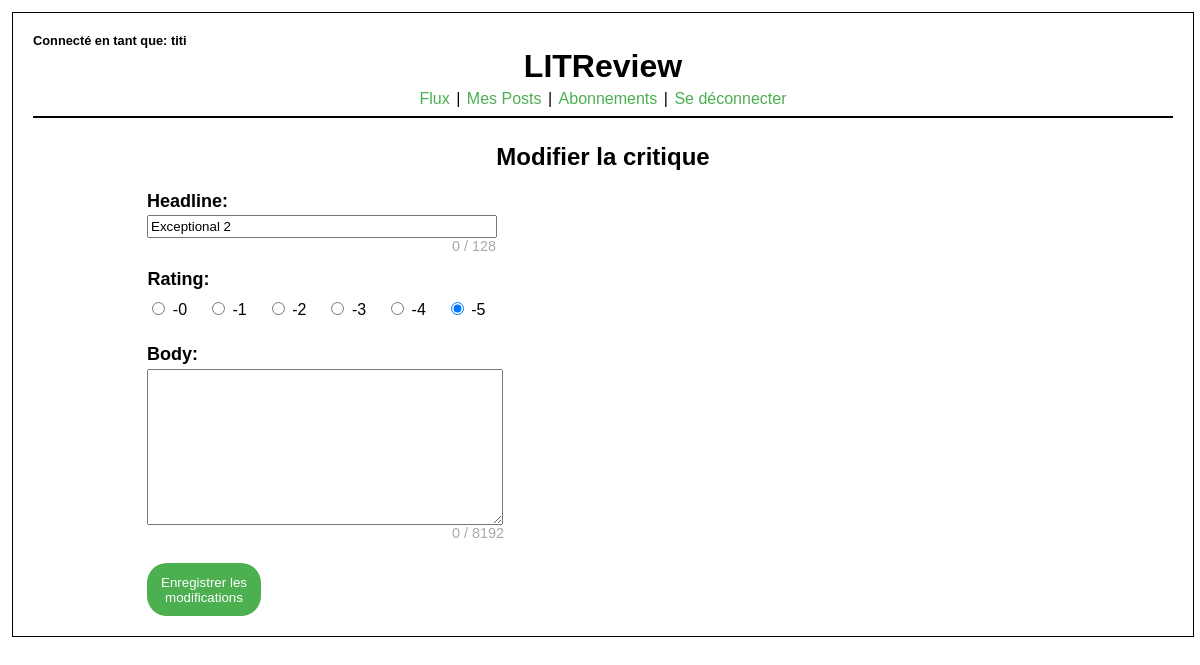
/edit_review/4/ (signed in), run on an earlier commit of the app's database.
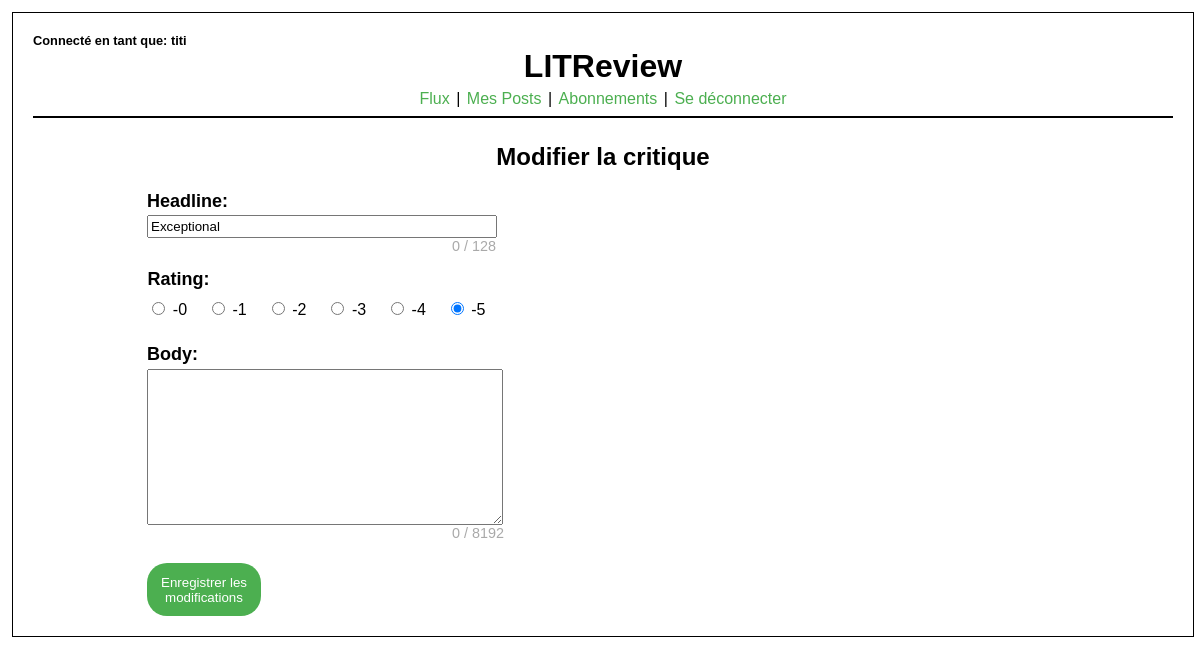
And on a later commit of the database.
### actions_users/models.py (models this page shows)
class BasePost(models.Model):
    time_created = models.DateTimeField(auto_now_add=True)
    user = models.ForeignKey(to=settings.AUTH_USER_MODEL, on_delete=models.CASCADE)
    class Meta:
        abstract = True

class Review(BasePost):
    headline = models.CharField(max_length=128, null=True, blank=True)
    body = models.TextField(
        max_length=8192, null=True, blank=True
    )  # Body peut être vide
    ticket = models.ForeignKey(
        to=Ticket, on_delete=models.CASCADE
    )  # Lien vers le ticket associé
    rating = models.PositiveSmallIntegerField(
        validators=[MinValueValidator(0), MaxValueValidator(5)]
    )

### actions_users/views.py (the view)
# urls.py: path("edit_review/<int:review_id>/", actions_view.edit_review, name="edit_review"),
@login_required
def edit_review(request, review_id):
    review = get_object_or_404(Review, id=review_id)
    if request.method == "POST":
        review_form = ReviewForm(request.POST, request.FILES, instance=review)
        if review_form.is_valid():
            review_form.save()
            return redirect("my_post")
    else:
        review_form = ReviewForm(instance=review)
    return render(request, "user_edit_review.html", {"review_form": review_form})

### actions_users/forms.py
class ReviewForm(forms.ModelForm):
    class Meta:
        model = Review
        fields = ["headline", "rating", "body"]
        widgets = {
            "rating": forms.RadioSelect(
                choices=[
                    (0, " -0"),
                    (1, " -1"),
                    (2, " -2"),
                    (3, " -3"),
                    (4, " -4"),
                    (5, " -5"),
                ],
            )
        }

### actions_users/templates/user_edit_review.html (shortened to what this page needs)
{% extends 'user_actions_base.html' %}
{% load static %}
{% block content %}
<link rel="stylesheet" href="{% static 'actions_users/css/user_create_post.css' %}" />
<h2>Modifier la critique</h2>
<form method="post" enctype="multipart/form-data">
  {{ review_form }}
  <button type="submit" class="btn-sub">Enregistrer les modifications</button>
</form>
{% endblock %}

### actions_users/templates/user_actions_base.html (shortened to what this page needs)
{% load static %}
<!DOCTYPE html>
<html lang="fr">
  <head>
    <link rel="stylesheet" href="{% static 'actions_users/css/users_actions.css' %}" />
  </head>
  <body>
    <div class="container">
      <header class="header">
        <h2 class="username">Connecté en tant que: {{ user.username }}</h2>
        <div>
          <h1>LITReview</h1>
        </div>
        <nav>
          <a href="{% url 'flux' %}" class="button-nav">Flux</a> |
          <a href="{% url 'my_post' %}" class="button-nav">Mes Posts</a> |
          <a href="{% url 'user_follow' %}" class="button-nav">Abonnements</a> |
          <a href="{% url 'deconnexion' %}" class="button-nav">Se déconnecter</a>
        </nav>
      </header>
      <hr/>
      <main>
        {% block content %}{% endblock %}
      </main>
    </div>
  </body>
</html>

### actions_users/static/actions_users/css/users_actions.css (style rules this page uses)
body { font-family: Arial, sans-serif; padding: 0; margin: 0; }
.container { width: 95%; position: relative; margin: 1%; border: 1px solid #000; padding: 20px; height: 100%; }
.header { width: 100%; }
.username { text-align: left; font-size: 0.8em; margin: 0; }
h1 { text-align: center; margin: 0 0 5px 0; }
nav { font-size: 1em; position: relative; text-align: center; }
.button-nav { color: #4caf50; padding: 1px; margin: 1px 1px; cursor: pointer; border-radius: 20px; text-decoration: none; }
hr { border: none; border-top: 2px solid #000; color: #333; overflow: visible; text-align: center; height: 5px; }
hr::after { background: #fff; padding: 0 4px; position: relative; top: -13px; }

### actions_users/static/actions_users/css/user_create_post.css (style rules this page uses)
body { font-family: Arial, sans-serif; padding: 0; margin: 0; }
label[for="id_title"], label[for="id_description"], label[for="id_image"], label[for="id_headline"], label[for="id_body"], legend { font-weight: bold; font-size: large; padding-left: 10%; }
button[class="btn-sub"] { margin-left: 10%; margin-top: 2%; background-color: #4caf50; color: white; padding: 1%; border: none; cursor: pointer; width: 10%; border-radius: 20px; }
input[id="id_title"], textarea[id="id_description"], input[id="id_image"], input[id="id_headline"], textarea[id="id_body"], #id_rating { display: flex; margin-left: 10%; margin-top: 0.3%; }
input[id="id_title"], input[id="id_headline"] { width: 342px; padding: 2px 2px; }
textarea[id="id_description"], textarea[id="id_body"] { width: 350px; }
form[method="post"] > div { margin-top: 15px; }
h2 { text-align: center; }
fieldset { border-width: 0; padding-left: 0; }
#id_rating > div > label { margin-right: 20px; }

What changed in the data, as far as the page shows it:
changed Review: headline "Exceptional 2" → "Exceptional"
